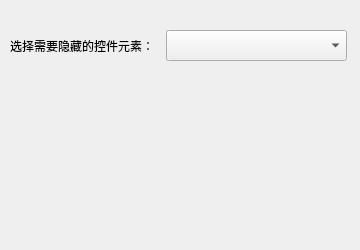
<?xml version="1.0" encoding="UTF-8"?>
<ui version="4.0">
 <class>HideControlElementForm</class>
 <widget class="QWidget" name="HideControlElementForm">
  <property name="geometry">
   <rect>
    <x>0</x>
    <y>0</y>
    <width>360</width>
    <height>250</height>
   </rect>
  </property>
  <property name="windowTitle">
   <string>Form</string>
  </property>
  <widget class="QLabel" name="label">
   <property name="geometry">
    <rect>
     <x>10</x>
     <y>30</y>
     <width>151</width>
     <height>31</height>
    </rect>
   </property>
   <property name="text">
    <string>选择需要隐藏的控件元素：</string>
   </property>
  </widget>
  <widget class="QComboBox" name="cboSelectElement">
   <property name="geometry">
    <rect>
     <x>166</x>
     <y>30</y>
     <width>181</width>
     <height>31</height>
    </rect>
   </property>
  </widget>
 </widget>
 <resources/>
 <connections/>
</ui>
